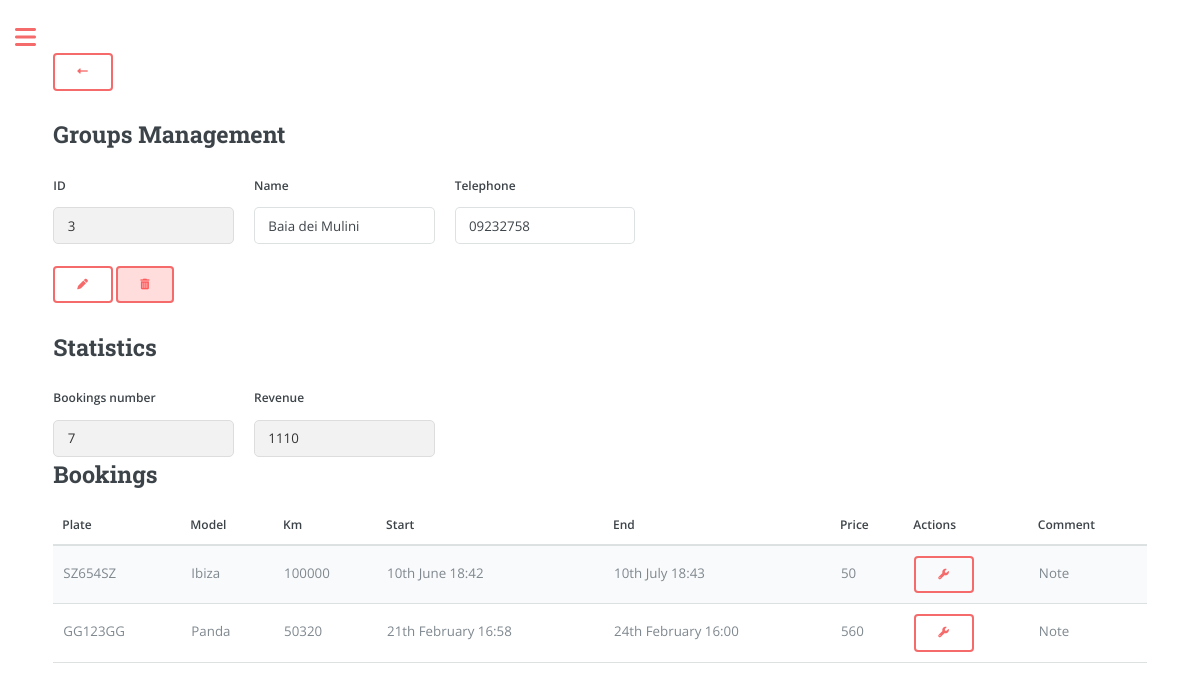
The app's page /groups/3 (signed in) with its own data.
### app/models.py (models this page shows, shortened)
class Groups(db.Model):
    id = db.Column(db.Integer, primary_key=True)
    name = db.Column(db.String(128), index=True)
    telephone = db.Column(db.String(20), default='/', index=True)
    money = db.Column(db.Integer, default=0, index=True)
    bookings_number = db.Column(db.Integer, default=0, index=True)
    user_id = db.Column(db.Integer, db.ForeignKey('user.id'))
    bookings = db.relationship('Booking', back_populates='group', lazy='dynamic')

class User(UserMixin, db.Model):
    id = db.Column(db.Integer, primary_key=True)
    registration_date = db.Column(db.DateTime, default=datetime.utcnow)
    username = db.Column(db.String(64), index=True, unique=True)
    email = db.Column(db.String(120), index=True, unique=True)
    password_hash = db.Column(db.String(128))
    garage = db.relationship('Car', backref='owner_garage', lazy='dynamic')
    groups = db.relationship('Groups', backref='owner_groups', lazy='dynamic')
    contacts = db.relationship('Contacts', backref='owner_contacts', lazy='dynamic')
    role = db.Column(db.String(20), default='user')
    currency = db.Column(db.String(1), default='€')
    measurement_unit = db.Column(db.String(5), default='Km')
    language = db.Column(db.String(2), default='en')

class Booking(db.Model):
    id = db.Column(db.Integer, primary_key=True)
    start_datetime = db.Column(db.DateTime, nullable=False)
    end_datetime = db.Column(db.DateTime, nullable=False)
    car_plate = db.Column(db.String(8), db.ForeignKey('car.plate'), nullable=False)
    user_id = db.Column(db.Integer, db.ForeignKey('user.id'), nullable=False)
    note = db.Column(db.String(160))
    money = db.Column(db.Integer, default=0, index=True)
    km = db.Column(db.Integer, default=0, index=True) # Car's kilometres when booking
    car = db.relationship('Car', backref='bookings', lazy=True)
    contact_id = db.Column(db.Integer, db.ForeignKey('contacts.id', name='booking_contacts_id'), nullable=True)
    group_id = db.Column(db.Integer, db.ForeignKey('groups.id', name='booking_group'), nullable=True)
    group = db.relationship('Groups', back_populates='bookings', lazy=True)

class Car(db.Model):
    plate = db.Column(db.String(8), primary_key=True, index=True, unique=True)
    make = db.Column(db.String(15), index=True)
    model = db.Column(db.String(15), index=True)
    fuel = db.Column(db.String(8), index=True)
    year = db.Column(db.Integer, index=True)
    cc = db.Column(db.Integer, index=True)
    user_id = db.Column(db.Integer, db.ForeignKey('user.id'))
    days = db.Column(db.Integer, default=0, index=True)
    money = db.Column(db.Integer, default=0, index=True) # Referred as 'revenue'
    car_cost = db.Column(db.Integer, default=0, index=True)
    insurance_cost = db.Column(db.Float, default=0, index=True)
    insurance_expiry_date = db.Column(db.DateTime)
    mot_cost = db.Column(db.Float, default=0, index=True)
    mot_expiry_date = db.Column(db.DateTime)
    road_tax_cost = db.Column(db.Float, default=0, index=True)
    road_tax_expiry_date = db.Column(db.DateTime)
    renewal = db.relationship('Renewal', backref='car', lazy='dynamic')
    km = db.Column(db.Integer, default=0, index=True)

### app/routes.py (the view, shortened to what this page needs)
@app.route('/groups/<int:group_id>', methods=['GET', 'POST'])
@login_required
def group_manage(group_id):
    group = Groups.query.get_or_404(group_id)
    group_bookings = group.bookings.all()
    return render_template('group_manage.html' if current_user.language == 'en' else f'group_manage_{current_user.language}.html',
                           group=group, group_bookings=group_bookings, money=group.money, bookings_number=group.bookings_number,
                           user_name=current_user.username if current_user.is_authenticated else None)

### app/models.py (called while the page is built)
@login.user_loader
def load_user(id):
    return User.query.get(int(id))

### app/templates/group_manage.html (shortened to what this page needs)
{% if current_user.language == 'en' %}
    {% extends "index.html" %}
{% else %}
    {% extends "index_" + current_user.language + ".html" %}
{% endif %}
{% block content %}
<link rel="stylesheet" href="{{ url_for('static', filename='css/custom.css') }}">
<div class="row">
    <form action="{{ url_for('groups') }}" method="get">
      <button type="submit" title="Back"><i class="fa-solid fa-left-long"></i></button>
    </form>
  </div>
<h2>Groups Management</h2>
<form method="POST" onsubmit="return confirm('Are you sure you want to proceed?');">
    <div class="row">
        <div class="col">
            <label for="id" class="form-label">ID</label>
            <input type="text" class="form-control" id="id" name="id" value="{{ group.id }}" readonly>
        </div>
        <div class="col">
            <label for="name" class="form-label">Name</label>
            <input type="text" class="form-control" id="name" name="name" value="{{ group.name }}">
        </div>
        <div class="col">
            <label for="telephone" class="form-label">Telephone</label>
            <input type="text" class="form-control" id="telephone" name="telephone" value="{{ group.telephone }}">
        </div>
    </div>
    <br>
    <div class="row">
        <div class="col">
            <button type="submit" class="btn btn-primary" name="action" value="amend"><i class="fa-solid fa-pen"></i></button>
            <button type="submit" class="btn btn-danger btn-delete" name="action" value="delete"><i class="fas fa-trash-alt"></i></button>
        </div>
    </div>
</form>
<h2>Statistics</h2>
<div class="row">
    <div class="col">
        <label for="bookings_number" class="form-label">Bookings number</label>
        <input type="text" class="form-control" id="bookings_number" name="bookings_number" value="{{ bookings_number }}" readonly>
    </div>
    <div class="col">
        <label for="money" class="form-label">Revenue</label>
        <input type="text" class="form-control" id="money" name="money" value="{{ money }}" readonly>
    </div>
</div>
<h2>Bookings</h2>
<form action="{{ url_for('bookings_manage') }}" method="POST">
    <table>
        <thead>
            <tr>
                <th>Plate</th>
                <th>Model</th>
                <th>{{ current_user.measurement_unit.capitalize() }}</th>
                <th>Start</th>
                <th>End</th>
                <th>Price</th>
                <th>Actions</th>
                <th>Comment</th>
            </tr>
        </thead>
        <tbody>
            {% for booking in group_bookings %}
                <tr>
                    <td>{{ booking.car.plate }}</td>
                    <td>{{ booking.car.model }}</td>
                    <td>{{ booking.km }}</td>
                    <td>{{ booking.start_datetime.strftime("%dth %B %H:%M") }}</td>
                    <td>{{ booking.end_datetime.strftime("%dth %B %H:%M") }}</td>
                    <td>{{ booking.money }}</td>
                    <td>
                        <button type="submit" class="btn btn-danger" name="manage_booking" value="{{ booking.id }}"><i class="fa-solid fa-wrench"></i></button>
                    </td>
                    <td>
                        {% if booking.note %}
                            <span class="note-tooltip">
                                Note
                            </span>
                        {% endif %}
                    </td>
                </tr>
            {% endfor %}
        </tbody>
    </table>
</form>
{% endblock %}

### app/static/css/custom.css (style rules this page uses)
input[readonly] { background-color: #f2f2f2; color: #333; border: 1px solid #ddd; cursor: not-allowed; }

### records on screen
Groups: id "3", name "Baia dei Mulini", telephone "09232758", money "1110"
User: measurement_unit "Km"
Booking: car.plate "SZ654SZ", car.model "Ibiza", km "100000", start_datetime "10th June 18:42", end_datetime "10th July 18:43", money "50", {{ booking.id }} 6 (drawn)
Booking: car.plate "GG123GG", car.model "Panda", km "50320", start_datetime "21th February 16:58", end_datetime "24th February 16:00", money "560", {{ booking.id }} 8 (drawn)
